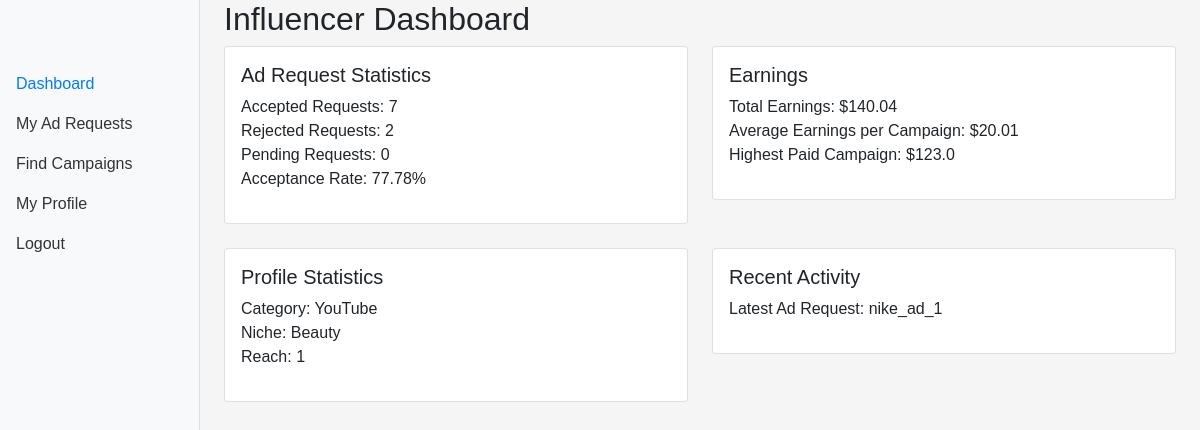
The page /influencer/dashboard (signed in) on the database as committed earlier.
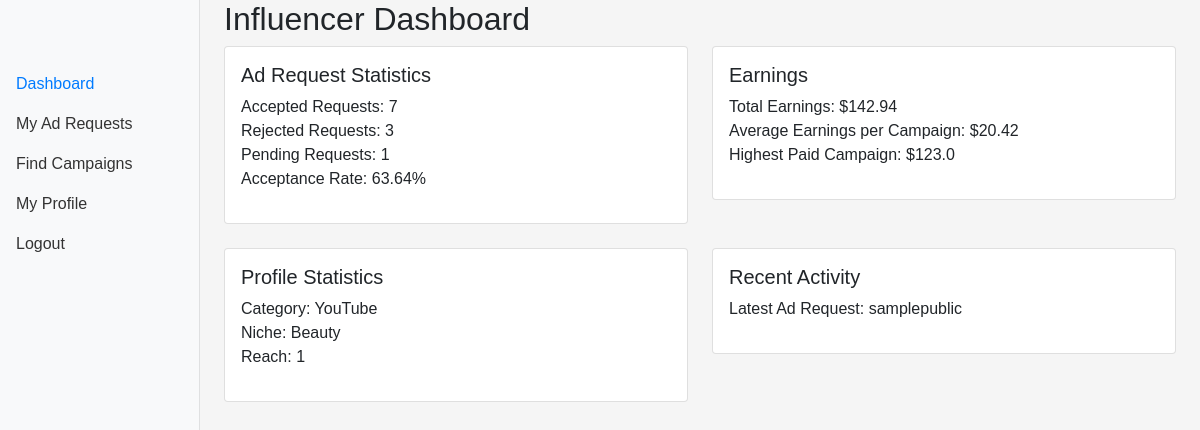
The same page on the database as committed later.
### backend/models.py (models this page shows)
class Campaign(db.Model):
    __tablename__ = 'campaigns'
    id = db.Column(db.Integer, primary_key=True)
    sponsor_id = db.Column(db.Integer, db.ForeignKey('sponsors.id'), nullable=False)
    name = db.Column(db.String(100), nullable=False)
    description = db.Column(db.Text)
    start_date = db.Column(db.Date, nullable=False)
    end_date = db.Column(db.Date, nullable=False)
    budget = db.Column(db.Float, nullable=False)
    visibility = db.Column(db.Enum('public', 'private'), nullable=False)
    goals = db.Column(db.Text)
    sponsor = relationship('Sponsor', back_populates='campaigns')
    ad_requests = relationship('AdRequest', back_populates='campaign')

### backend/controller.py (the view)
@app.route("/influencer/dashboard")
@login_required
def influencer_dashboard():
    if current_user.role != "influencer":
        flash("Access denied.")
        return redirect(url_for("home"))
    influencer = Influencer.query.filter_by(user_id=current_user.id).first()
    ad_requests = AdRequest.query.filter_by(influencer_id=influencer.id).all()
    pending_campaigns = Campaign.query.join(AdRequest).filter(
        AdRequest.status == 'pending'
    ).distinct()
    query = request.args.get("query")
    industry = request.args.get("industry")
    min_budget = request.args.get("min_budget")
    if query:
        pending_campaigns = pending_campaigns.filter(Campaign.name.ilike(f"%{query}%"))
    if industry:
        pending_campaigns = pending_campaigns.join(Sponsor).filter(Sponsor.industry == industry)
    if min_budget:
        pending_campaigns = pending_campaigns.filter(Campaign.budget >= float(min_budget))
    pending_campaigns = pending_campaigns.all()
    accepted_requests = sum(1 for r in ad_requests if r.status == 'accepted')
    rejected_requests = sum(1 for r in ad_requests if r.status == 'rejected')
    pending_requests = sum(1 for r in ad_requests if r.status == 'pending')
    total_requests = len(ad_requests)
    acceptance_rate = (accepted_requests / total_requests * 100) if total_requests > 0 else 0
    total_earnings = sum(r.payment_amount for r in ad_requests if r.status == 'accepted')
    avg_earnings_per_campaign = total_earnings / accepted_requests if accepted_requests > 0 else 0
    highest_paid_campaign = max((r.payment_amount for r in ad_requests if r.status == 'accepted'), default=0)
    latest_ad_request = AdRequest.query.filter_by(influencer_id=influencer.id).order_by(AdRequest.created_at.desc()).first()
    return render_template(
        "influencer_dashboard.html",
        influencer=influencer,
        ad_requests=ad_requests,
        pending_campaigns=pending_campaigns,
        accepted_requests=accepted_requests,
        rejected_requests=rejected_requests,
        pending_requests=pending_requests,
        acceptance_rate=round(acceptance_rate, 2),
        total_earnings=round(total_earnings, 2),
        avg_earnings_per_campaign=round(avg_earnings_per_campaign, 2),
        highest_paid_campaign=round(highest_paid_campaign, 2),
        latest_ad_request=latest_ad_request,
    )

### app.py (called while the page is built)
def init_app():
    app = Flask(__name__)
    app.secret_key = 'fsfdgdsgs'
    app.debug = True
    app.config['SQLALCHEMY_DATABASE_URI'] = 'sqlite:///iescp.db'
    db.init_app(app)
    app.app_context().push()
    login_manager = LoginManager()
    login_manager.login_view = 'controller.login'
    login_manager.init_app(app)
    @login_manager.user_loader
    def load_user(id):
        return User.query.get(int(id))
    print("app started....")
    return app

### templates/influencer_dashboard.html (shortened to what the changed rows need)
{% extends "base.html" %}
{% block content %}
<div class="container-fluid">
    <div class="row">
        <main class="col-md-9 ms-sm-auto col-lg-10 px-md-4">
            <div class="tab-content">
                <div id="dashboard" class="tab-pane fade show active" role="tabpanel" aria-labelledby="dashboard-tab">
                    <h1 class="h2">Influencer Dashboard</h1>
                    <div class="row">
                        <div class="col-md-6 mb-4">
                            <div class="card">
                                <div class="card-body">
                                    <ul class="list-unstyled">
                                        <li>Accepted Requests: {{ accepted_requests }}</li>
                                        <li>Rejected Requests: {{ rejected_requests }}</li>
                                        <li>Pending Requests: {{ pending_requests }}</li>
                                        <li>Acceptance Rate: {{ acceptance_rate }}%</li>
                                    </ul>
                                </div>
                            </div>
                        </div>
                        <div class="col-md-6 mb-4">
                            <div class="card">
                                <div class="card-body">
                                    <ul class="list-unstyled">
                                        <li>Total Earnings: ${{ total_earnings }}</li>
                                        <li>Average Earnings per Campaign: ${{ avg_earnings_per_campaign }}</li>
                                        <li>Highest Paid Campaign: ${{ highest_paid_campaign }}</li>
                                    </ul>
                                </div>
                            </div>
                        </div>
                    </div>
                    <div class="row">
                        <div class="col-md-6 mb-4">
                            <div class="card">
                                <div class="card-body">
                                    <ul class="list-unstyled">
                                        <li>Latest Ad Request: {{ latest_ad_request.campaign.name if latest_ad_request else 'None' }}</li>
                                    </ul>
                                </div>
                            </div>
                        </div>
                    </div>
                </div>
            </div>
        </main>
    </div>
</div>
{% endblock %}

Rows that differ between the two databases and show on the page:
no longer on this page (row unchanged): Campaign: campaign "nike_ad_1"
added Campaign: campaign "samplepublic"
Other text that changed with them:
{{ rejected_requests }}: "2" → "3"
{{ pending_requests }}: "0" → "1"
{{ acceptance_rate }}: "77.78" → "63.64"
{{ total_earnings }}: "140.04" → "142.94"
{{ avg_earnings_per_campaign }}: "20.01" → "20.42"
